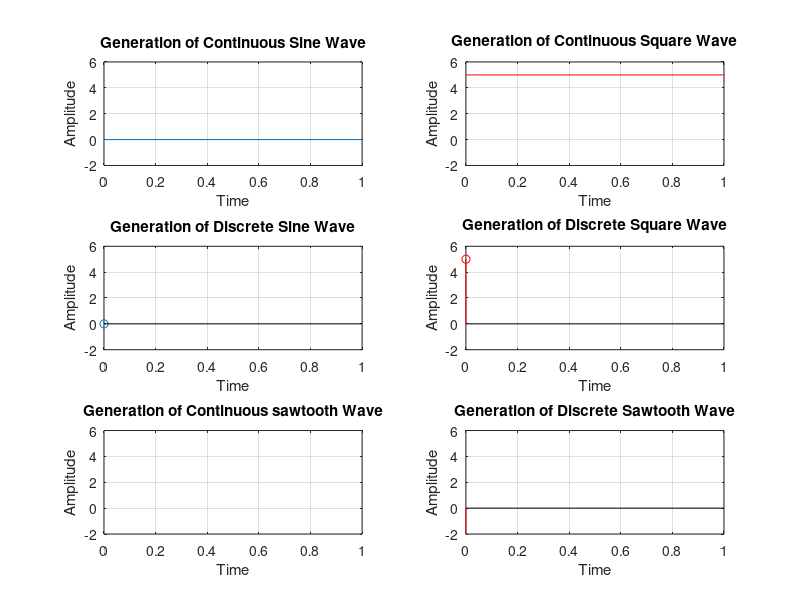

Reproduce this figure in MATLAB.
%This script is a demonstration of basic Singals in Digital Signal
%Processing. Simple waveforms such as sine, cos ,sqaure and sawtooth curves
%are generated.

clc;
a = input('Enter amplitude ');
f = input('Enter the frequency ');
stepSize = input('Enter your desired step size for plotting ');
t = 0:stepSize:5; % The time variable for plotting

%Plotting a continuous sine wave
subplot(3,2,1);
plot(t, a*sin(2*pi*f*t));
axis([0 1 (-1-1) (1+a)]); %normalizing the axis
xlabel('Time');
ylabel('Amplitude');
title('Generation of Continuous Sine Wave');
grid on;

%Plotting a continuous square wave
subplot(3,2,2);
plot(t, a*square(2*pi*f*t),'r');
axis([0 1 (-1-1) (1+a)]); %normalizing the axis
xlabel('Time');
ylabel('Amplitude');
title('Generation of Continuous Square Wave');
grid on;

%Plotting a discrete sine wave using stem function
subplot(3,2,3);
stem(t, a*sin(2*pi*f*t));
axis([0 1 (-1-1) (1+a)]); %normalizing the axis
xlabel('Time');
ylabel('Amplitude');
title('Generation of Discrete Sine Wave');
grid on;

%Plotting a discrete square wave
subplot(3,2,4);
stem(t, a*square(2*pi*f*t),'r');
axis([0 1 (-1-1) (1+a)]); %normalizing the axis
xlabel('Time');
ylabel('Amplitude');
title('Generation of Discrete Square Wave');
grid on;

%Plotting a continuous sawtooth wave
subplot(3,2,5);
plot(t, a*sawtooth(2*pi*f*t));
axis([0 1 (-1-1) (1+a)]); %normalizing the axis
xlabel('Time');
ylabel('Amplitude');
title('Generation of Continuous sawtooth Wave');
grid on;

%Plotting a discrete sawtooth wave
subplot(3,2,6);
stem(t, a*sawtooth(2*pi*f*t),'r');
axis([0 1 (-1-1) (1+a)]); %normalizing the axis
xlabel('Time');
ylabel('Amplitude');
title('Generation of Discrete Sawtooth Wave');
grid on;



